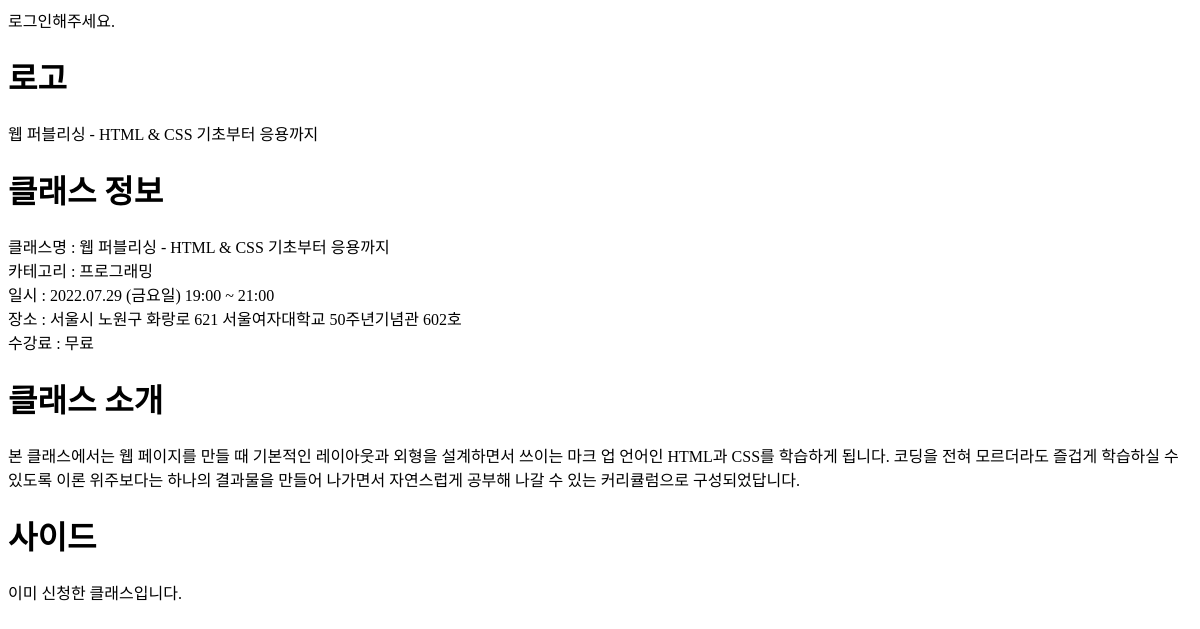
Page /detail/1 on the earlier database version.
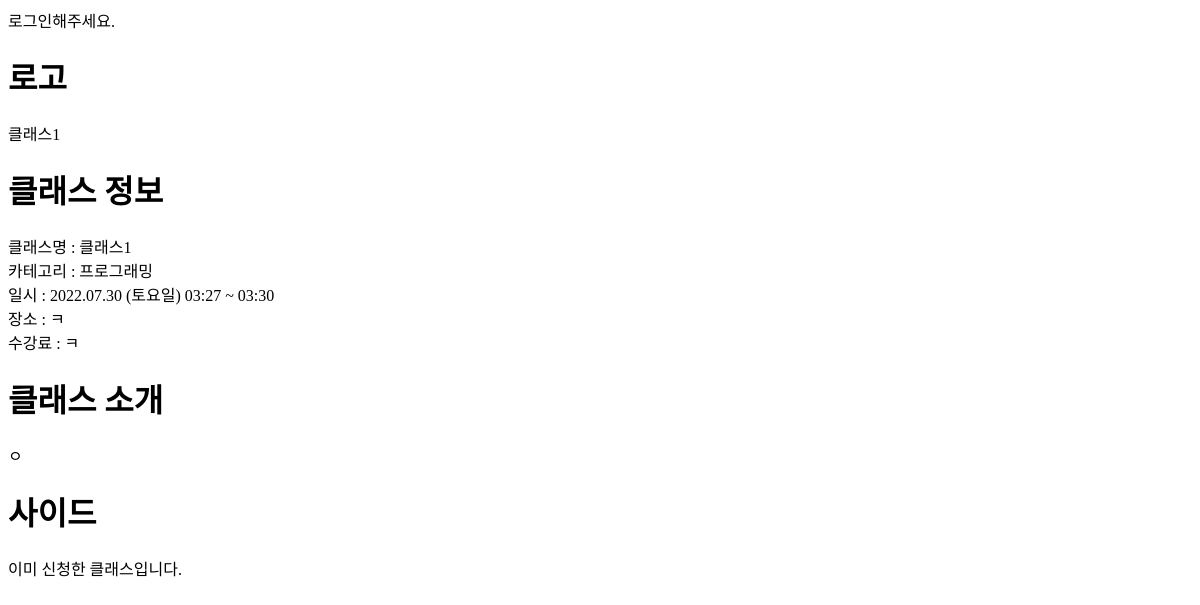
Same page on the later database version.
### mom_eApp/models.py (models this page shows, shortened)
class Class(models.Model):
    image = models.ImageField(upload_to='classImages', blank=False)
    title = models.CharField(max_length=50)
    category = models.CharField(max_length=10, null=True)
    place = models.TextField()
    isFree = models.CharField(max_length=10, blank=True) #'유료'/'무료'
    class_start_time = models.DateTimeField()
    class_end_time = models.DateTimeField()
    content = models.TextField()
    class Meta:
        ordering = ['class_start_time'] #클래스 시작일이 촉박한 순으로 정렬

### mom_eApp/views.py (the view)
# urls.py: path('detail/<str:lesson_id>', views.detail, name="detail"), #상세페이지[GET] : 태영
def detail(request, lesson_id):
    lesson = get_object_or_404(Class, pk=lesson_id)
    apply = get_object_or_404(Apply)
    checked = True
    if request.user.is_authenticated:
        if(str(request.user.username) == str(apply.user)):
            checked = True
        else:
            checked = False
    return render(request, 'detail.html', {'lesson':lesson, 'apply':apply, 'checked':checked})

### mom_eApp/templates/detail.html (shortened to what this page needs)
<!DOCTYPE html>
<html lang="en">
  <head>
  </head>
  <body>
    {% if user.is_authenticated %}
      {{user.username}}님, 오늘도 즐겁게 학습하세요!
    {% else %}
      로그인해주세요.
    {% endif %}
    <h1>로고</h1>
    {{lesson.title}}
    <h1>클래스 정보</h1>
    클래스명 :
    {{lesson.title}}
    <br/>
    카테고리 :
    {{lesson.category}}
    <br/>
    일시 :
    {{lesson.class_start_time|date:'Y.m.d (l) H:s'}}
    ~
    {{lesson.class_end_time|date:'H:s'}}
    <br/>
    장소 :
    {{lesson.place}}
    <br/>
    수강료 :
    {{lesson.isFree}}
    <h1>클래스 소개</h1>
    {{lesson.content}}
    <h1>사이드</h1>
    {% if checked %}
      이미 신청한 클래스입니다.
    {% else %}
      수강신청하기
    {% endif %}
  </body>
</html>

Differences in the rows shown:
changed Class "프로그래밍": title "웹 퍼블리싱 - HTML & CSS 기초부터 응용까지" → "클래스1"; class_start_time "2022.07.29 (금요일) 19:00" → "2022.07.30 (토요일) 03:27"; class_end_time "21:00" → "03:30"; place "서울시 노원구 화랑로 621 서울여자대학교 50주년기념관 602호" → "ㅋ"; isFree "무료" → "ㅋ"; content "본 클래스에서는 웹 페이지를 만들 때 기본적인 레이아웃과 외형을 설계하면서 쓰이는 마크 업 언어인 HTML과 CSS를 학습하게 됩니다. 코딩을 전혀 모르더라도 즐겁게 학습하실 수 있도록 이론 위주보다는 하나의 결과물을 만들어 나가면서 자연스럽게 공부해 나갈 수 있는 커리큘럼으로 구성되었답니다." → "ㅇ"
